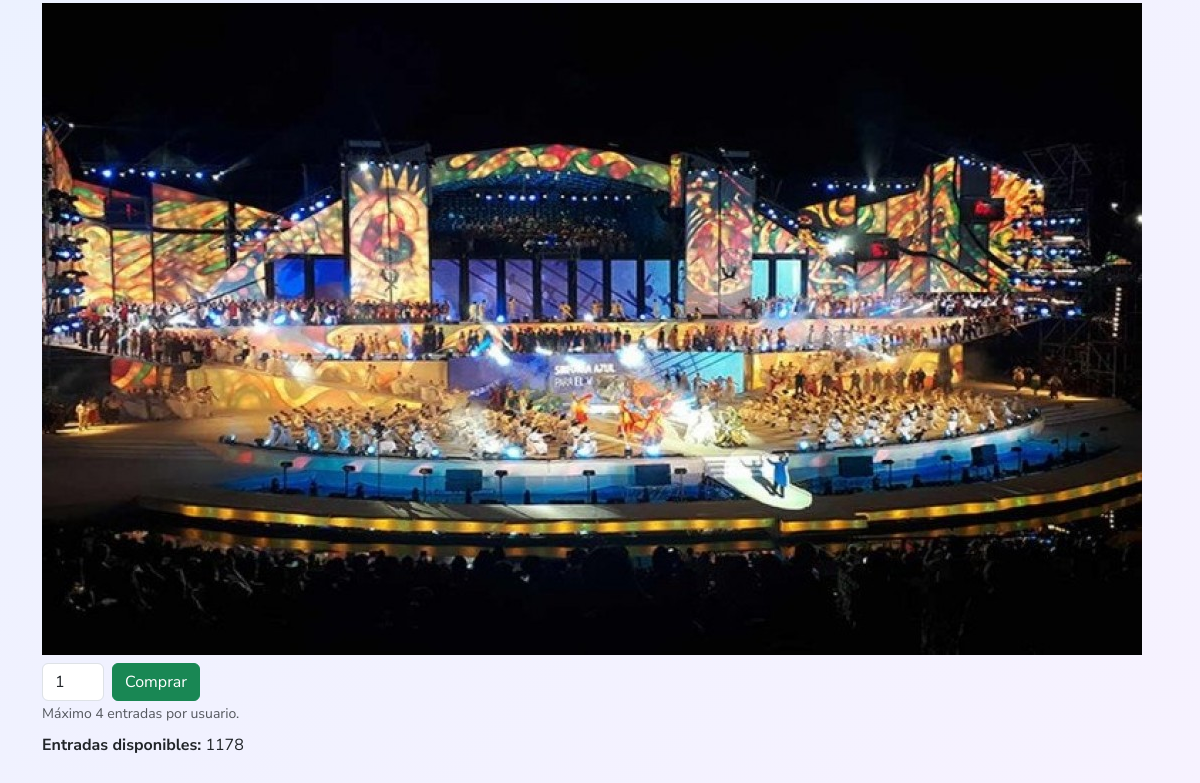
The page /events/11/ (lower part) on the database as committed earlier.
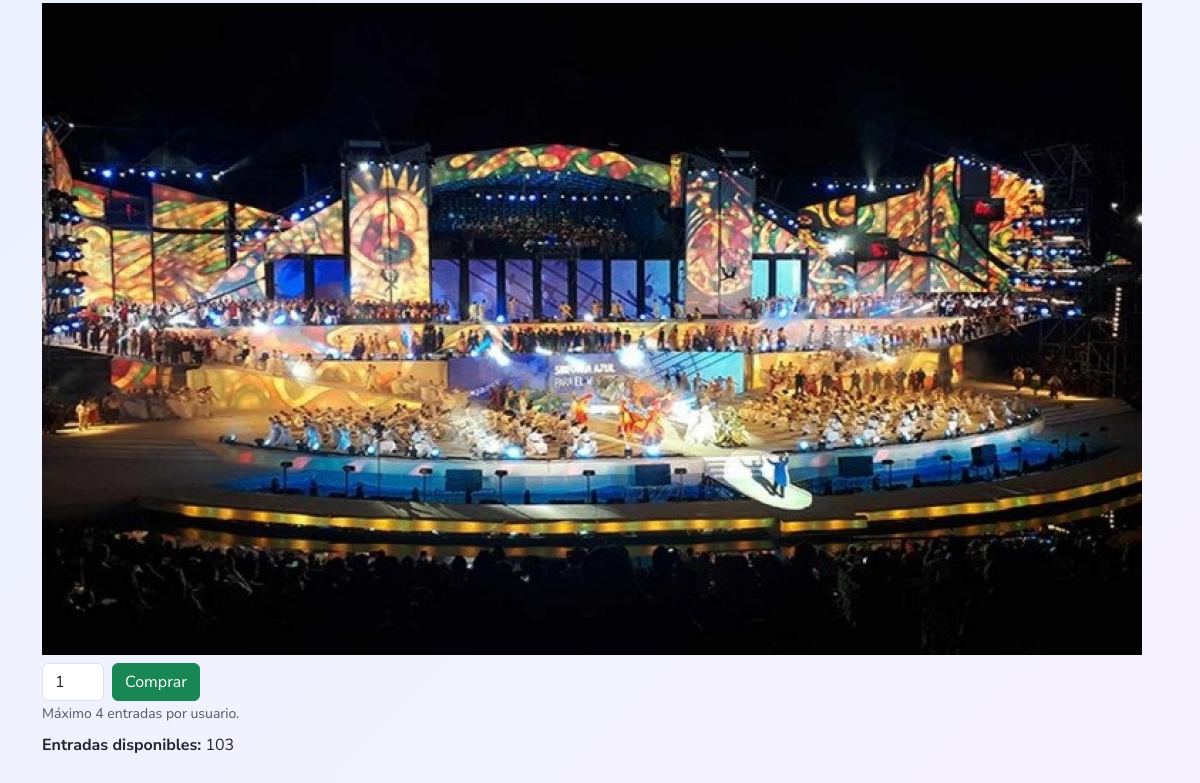
The same page on the database as committed later.
### events/models.py (models this page shows, shortened)
class Event(models.Model):
    name = models.CharField(max_length=120)
    city = models.CharField(max_length=80)
    state_province = models.CharField(max_length=80) # MANEJAMOS ESTADO O PROVINCIA SEGUN EL PAIS
    country = models.CharField(max_length=80)
    date = models.DateField()
    description = models.TextField()
    flyer = models.ImageField(upload_to=get_flyer_filename)
    created_by = models.ForeignKey(CustomUserModel, related_name='created_events', on_delete=models.CASCADE)
    available_tickets = models.PositiveIntegerField()
    max_tickets_per_user = models.PositiveIntegerField(default=1)
    REQUIRED_FIELDS = ['name', 'city', 'state_province', 'country', 'date', 'description', 'flyer', 'created_by']

### events/views.py (the view)
# urls.py: path('events/<int:event_id>/', event_views.event_detail, name='event_detail'),
def event_detail(request, event_id):
    event = get_object_or_404(Event, pk=event_id)
    return render(request, 'events/event_detail.html', {'event': event})

### templates/events/event_detail.html (shortened to what this page needs)
{% extends 'events/base.html' %}
{% load static %}
{% block content %}
<div>
    {% for image in event.images.all %}
      {% if image.image_url %}
        <img src="{{ image.image_url.url }}" alt="Image of {{ event.name }}" class="img-fluid mb-2">
      {% endif %}
    {% endfor %}
  <form id="purchaseForm" method="post" action="{% url 'buy_tickets' event.id %}"
      data-max-per-user="{{ event.max_tickets_per_user }}"
      data-available-tickets="{{ event.available_tickets }}"
      {% if not user.is_authenticated %}data-redirect-login="{% url 'login' %}?next={{ request.get_full_path }}"{% endif %}>
        <div class="d-flex align-items-center gap-2">
            <input type="number" id="quantity" name="quantity" min="1" max="{{ event.max_tickets_per_user }}"
                class="form-control w-auto" value="1" required>
            <button type="submit" id="buyBtn" class="btn btn-success">Comprar</button>
        </div>
        <small class="text-muted">Máximo {{ event.max_tickets_per_user }} entradas por usuario.</small>
    </form>
    <p class="mt-2"><strong>Entradas disponibles:</strong>
        <span id="availableTickets">{{ event.available_tickets }}</span>
    </p>
</div>
{% endblock %}
{% block styles %}
<link rel="stylesheet" href="{% static 'events/css/ticket_purchase.css' %}">
{% endblock %}

Rows that differ between the two databases and show on the page:
changed Event: available_tickets "1178" → "103"
